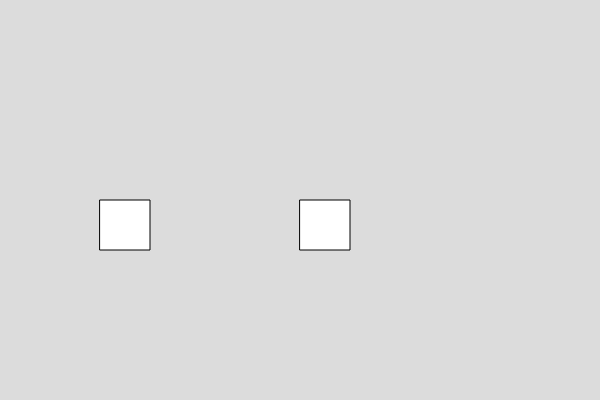
Frame 1 (no input)
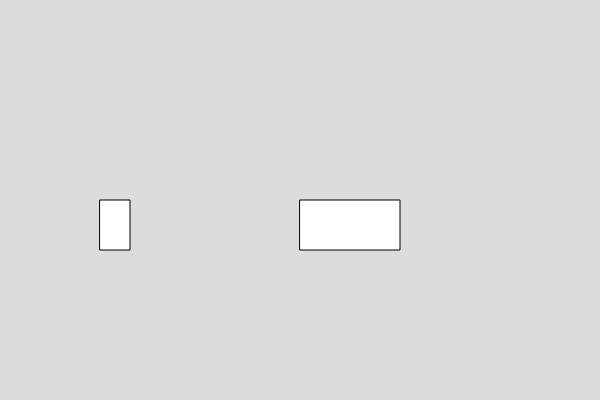
Frame 60 (no input)
Frame 120 (the mouse pressed at the canvas centre since frame 60): identical to frame 60, image omitted

The p5.js sketch that drew these frames (run headless with seeded random() and noise() and a simulated clock; from frame 60 on, the mouse is pressed at the canvas centre):

// p5.js sketch
// ── sketch.js

var box1, box2;

function setup() {
  createCanvas(600, 400);
  box1 = new Box();
  box2 = new Box();
}

function draw() {
  background(220);

  box1.x = 300;
  box1.show();
  box1.setWidth(100);

  box2.x = 100;
  box2.show();
  box2.setWidth(30);
  
  

}


// ── box.js
class Box
  {
    constructor()
    {
      this.x =100;
      this.y = 200
      this.w = 50;
      this.h = 50;
    }
    
    show()
    {
      rect(this.x,this.y,this.w,this.h)
    }
    
    //write function to set the width of the box
    setWidth(w){
      this.w = w;
    }


  }

  
